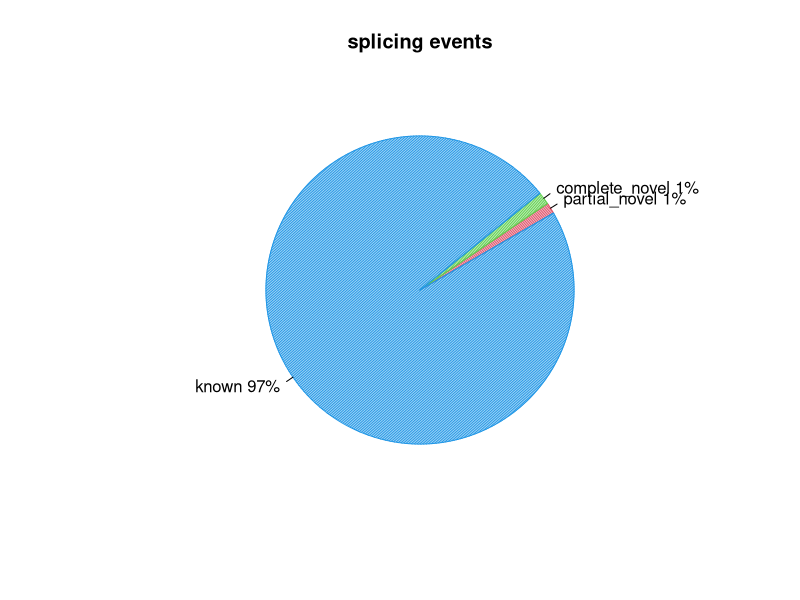
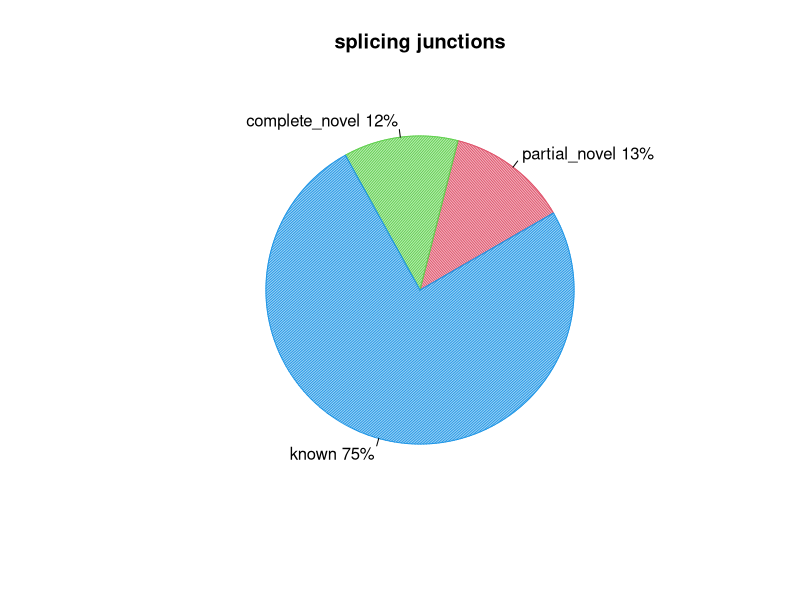

Generate these figures, in order, with R:
pdf("SRR11647686.splice_events.pdf")
events=c(1.1520074125443722,1.3116202449374974,97.27719173306033)
pie(events,col=c(2,3,4),init.angle=30,angle=c(60,120,150),density=c(70,70,70),main="splicing events",labels=c("partial_novel 1%","complete_novel 1%","known 97%"))
dev.off()
pdf("SRR11647686.splice_junction.pdf")
junction=c(12.701526539195452,12.005432454534834,75.29304100626972)
pie(junction,col=c(2,3,4),init.angle=30,angle=c(60,120,150),density=c(70,70,70),main="splicing junctions",labels=c("partial_novel 13%","complete_novel 12%","known 75%"))
dev.off()
